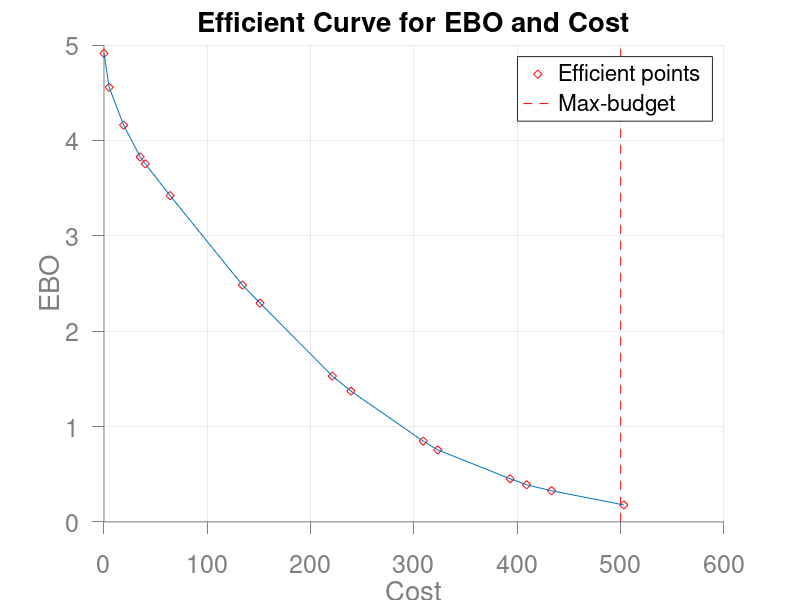

Write MATLAB code to recreate this figure.
%% HW 2
% Exercise 1 - Marginal allocation

lambda = 1/1000 * [55 43 36 70 29 45 111]; % Intensity of arrivals
c = [5 18 14 17 16 24 70]; % Cost of spare parts
T = [8 4 14 3 14 9 25]; % Repair times
C_max = 500;
m = 10;
n = 7;
A = [];

for i = 0:m
    for j = 1:n
        A(i+1,j) = poisscdf( i , lambda(j)*T(j), 'upper') / c(j); %R_j(0)/c_j
    end
end

s = zeros(m,7);
k = 0; C = 0;

EBO = [lambda*T'];
C = [0];
while (C <= C_max)
    k = k+1;
    [val, ind] = max(max(A));
    
    A( s(k,ind) + 1 , ind) = -1;
    
    s(k+1,:) = s(k,:);
    s(k+1,ind) = s(k,ind) +1;
    
    R_ind = poisscdf( s(k, ind) , lambda(ind)*T(ind), 'upper');
    C(k+1) = C(k) + c(ind);
    EBO(k+1) = EBO(k) - R_ind;
end
%%
plot(C, EBO, 'rd')
hold on
plot([500, 500], [0 5], 'r--')
plot([C], EBO)
legend('Efficient points', 'Max-budget')
xlabel('Cost')
ylabel('EBO')
title('Efficient Curve for EBO and Cost')

set(gca,'FontSize',18,'Fontname','Helvetica','Box','off','Tickdir','out','Ticklength',[.02 .02],'xcolor',0.5*[1 1 1],'ycolor',0.5*[1 1 1]);
grid on
%% Task 2
% Dynamic programming
% KNAPSACK PROBLEM W INFINITE ITEMS?
% Define problem: stages k, states s_k, and decision x_k, feasibility set
% F_k(s_k), next state fctn S_k+1 = h_k(s_k, x_k)

% The stage k is the k:th bought spare part

% The state s_k is a vector with entries for how many spare parts of each
% component is bought at the k:th bought spare part.

% x_k is a bit vector where all entries are zero except for one which is
% the part we decide to buy.

% The feasibility set is all the avail. components s.t the cost is less
% than C_max

% The function s_k+1 = h_k(s_k, x_k) = s_k + x_k
lambda = 1/1000 * [55 43 36 70 29 45 111]; % Intensity of arrivals
c = [5 18 14 17 16 24 70]; % Cost of spare parts
T = [8 4 14 3 14 9 25]; % Repair times
C_max = 500;

% EBO and s start at 0 money spent
EBO = zeros(1,501);
EBO(1) = [lambda*T'];
s = zeros(501,7);

for C = 1:500
    
    f_s_z = Inf(1,7);
    x = zeros(1,7);
    spent = s(C,:)*c'; % Money spent
    
    for z = 1:7
        
        if (spent+c(z) <= C_max) % Check feasibility
            if (C-c(z)>=0) % Check feasibility
                G_n = -poisscdf( s(C-c(z)+1, z)+1 , lambda(z)*T(z), 'upper');
                f_s_z(z) = G_n + EBO(C-c(z)+1);
            end
        end
        
    end
    
    [val, ind] = min(f_s_z);
    
    if(val<EBO(C))
        EBO(C+1) = val;
        x(ind) = 1;
        s(C+1, :) = s(C-c(ind)+1, :) + x;
    else
        EBO(C+1) = EBO(C);
        s(C+1, :) = s(C, :);
    end
    
end




